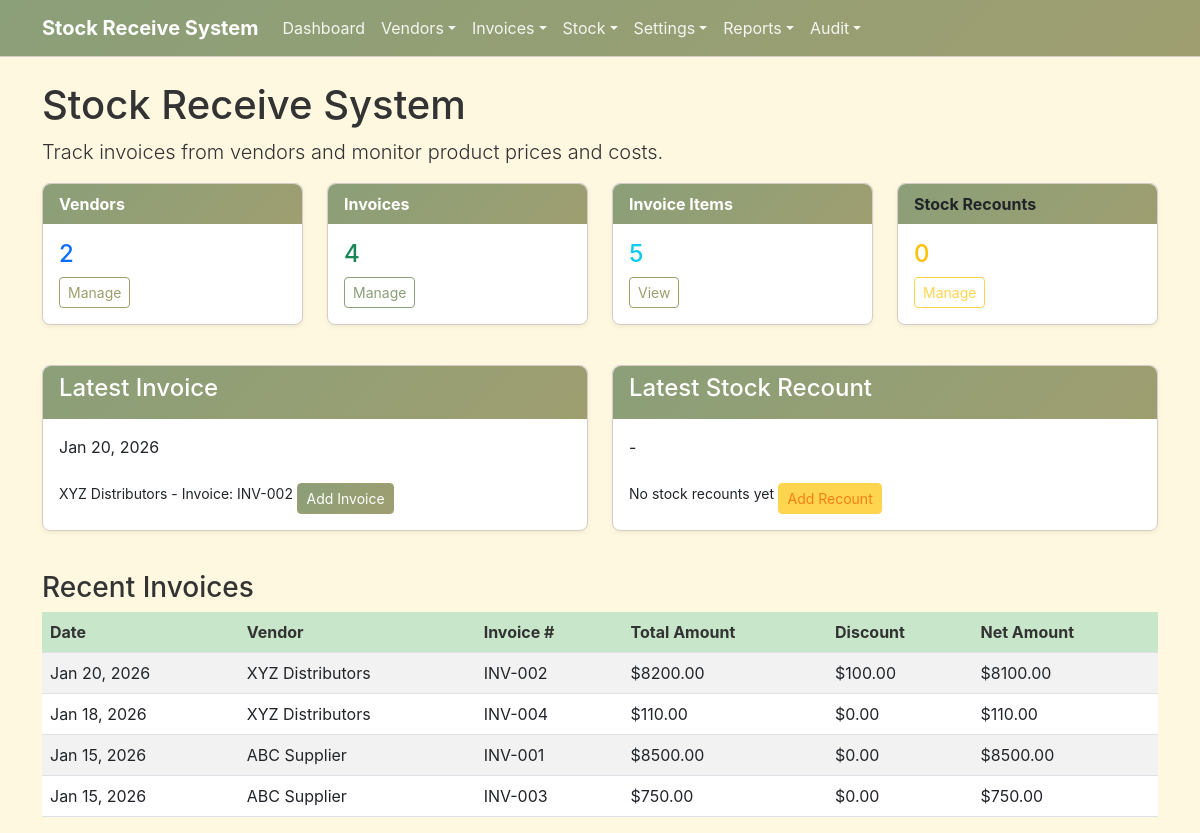
The page / on the database its author committed.
### tables this page shows
CREATE TABLE IF NOT EXISTS invoices (
    id INT AUTO_INCREMENT PRIMARY KEY,
    vendor_id INT NOT NULL,
    invoice_number VARCHAR(100),
    invoice_date DATE NOT NULL,
    total_amount DECIMAL(10,2) NOT NULL,
    discount DECIMAL(10,2) DEFAULT 0,
    received_date DATE NOT NULL,
    notes TEXT,
    created_at TIMESTAMP DEFAULT CURRENT_TIMESTAMP,
    updated_at TIMESTAMP DEFAULT CURRENT_TIMESTAMP ON UPDATE CURRENT_TIMESTAMP,
    FOREIGN KEY (vendor_id) REFERENCES vendors(id) ON DELETE CASCADE
);

CREATE TABLE IF NOT EXISTS vendors (
    id INT AUTO_INCREMENT PRIMARY KEY,
    name VARCHAR(255) NOT NULL,
    contact_info TEXT,
    address TEXT,
    created_at TIMESTAMP DEFAULT CURRENT_TIMESTAMP,
    updated_at TIMESTAMP DEFAULT CURRENT_TIMESTAMP ON UPDATE CURRENT_TIMESTAMP
);

### services/StatsService.php (called while the page is built, shortened)
<?php
require_once __DIR__ . '/config/database.php';
class StatsService {
    private $conn;
    public function __construct() {
        global $conn;
        $this->conn = $conn;
    }
    public function getDashboardStats() {
        $stats = [];
        $queries = [
            'vendors_count' => "SELECT COUNT(*) as count FROM vendors",
            'invoices_count' => "SELECT COUNT(*) as count FROM invoices",
            'invoice_items_count' => "SELECT COUNT(*) as count FROM invoice_items",
            'stock_recounts_count' => "SELECT COUNT(*) as count FROM stock_recounts",
            'latest_invoice' => "SELECT i.invoice_date, i.invoice_number, v.name as vendor_name, i.total_amount
                                FROM invoices i
                                JOIN vendors v ON i.vendor_id = v.id
                                ORDER BY i.invoice_date DESC LIMIT 1",
            'latest_stock_recount' => "SELECT recount_date, counted_by, notes
                                     FROM stock_recounts
                                     ORDER BY recount_date DESC LIMIT 1",
            'recent_invoices' => "SELECT i.*, v.name as vendor_name, (i.total_amount - i.discount) as net_amount
                                 FROM invoices i
                                 JOIN vendors v ON i.vendor_id = v.id
                                 ORDER BY i.invoice_date DESC
                                 LIMIT 5"
        ];
        foreach ($queries as $key => $sql) {
            $stmt = $this->conn->prepare($sql);
            $stmt->execute();
            $result = $stmt->get_result();
            if ($key === 'recent_invoices') {
                $stats[$key] = $result->fetch_all(MYSQLI_ASSOC);
            } else {
                $row = $result->fetch_assoc();
                $stats[$key] = $row ? $row['count'] ?? $row : null;
            }
        }
        return $stats;
    }
}
?>

### index.php (the view, shortened to what this page needs)
<?php
include 'config/database.php';
require_once 'services/StatsService.php';
include 'includes/header.php';
$statsService = new StatsService();
$dashboardStats = $statsService->getDashboardStats();
?>
<div class="row">
    <div class="col-md-12">
        <h1>Stock Receive System</h1>
        <p class="lead">Track invoices from vendors and monitor product prices and costs.</p>
    </div>
</div>
<div class="row">
    <div class="col-md-3">
        <div class="card mb-3">
            <div class="card-header bg-primary text-white">Vendors</div>
            <div class="card-body">
                <h4 class="card-title text-primary"><?php echo $dashboardStats['vendors_count']; ?></h4>
                <a href="vendors/index.php" class="btn btn-outline-primary btn-sm">Manage</a>
            </div>
        </div>
    </div>
    <div class="col-md-3">
        <div class="card mb-3">
            <div class="card-header bg-success text-white">Invoices</div>
            <div class="card-body">
                <h4 class="card-title text-success"><?php echo $dashboardStats['invoices_count']; ?></h4>
                <a href="invoices/index.php" class="btn btn-outline-success btn-sm">Manage</a>
            </div>
        </div>
    </div>
    <div class="col-md-3">
        <div class="card mb-3">
            <div class="card-header bg-info text-white">Invoice Items</div>
            <div class="card-body">
                <h4 class="card-title text-info"><?php echo $dashboardStats['invoice_items_count']; ?></h4>
                <a href="invoices/index.php" class="btn btn-outline-info btn-sm">View</a>
            </div>
        </div>
    </div>
    <div class="col-md-3">
        <div class="card mb-3">
            <div class="card-header bg-warning text-dark">Stock Recounts</div>
            <div class="card-body">
                <h4 class="card-title text-warning"><?php echo $dashboardStats['stock_recounts_count']; ?></h4>
                <a href="stock_recounts/index.php" class="btn btn-outline-warning btn-sm">Manage</a>
            </div>
        </div>
    </div>
</div>
<div class="row mt-4">
    <div class="col-md-6">
        <div class="card mb-3">
            <div class="card-header">
                <h4>Latest Invoice</h4>
            </div>
            <div class="card-body">
                <?php
                $latest = $dashboardStats['latest_invoice'];
                if($latest) {
                    echo "<p class='card-text'>".date('M j, Y', strtotime($latest['invoice_date']))."</p>";
                    echo "<small>".$latest['vendor_name']." - Invoice: ".($latest['invoice_number'] ?: 'N/A')."</small>";
                } else {
                    echo "<p class='card-text'>-</p>";
                    echo "<small>No invoices yet</small>";
                }
                ?>
                <a href="invoices/add.php" class="btn btn-primary btn-sm mt-2">Add Invoice</a>
            </div>
        </div>
    </div>
    <div class="col-md-6">
        <div class="card mb-3">
            <div class="card-header">
                <h4>Latest Stock Recount</h4>
            </div>
            <div class="card-body">
                <?php
                $latest = $dashboardStats['latest_stock_recount'];
                if($latest) {
                    echo "<p class='card-text'>".date('M j, Y', strtotime($latest['recount_date']))."</p>";
                    echo "<small>Counted by: ".($latest['counted_by'] ?: 'N/A')."</small>";
                } else {
                    echo "<p class='card-text'>-</p>";
                    echo "<small>No stock recounts yet</small>";
                }
                ?>
                <a href="stock_recounts/add.php" class="btn btn-warning btn-sm mt-2">Add Recount</a>
            </div>
        </div>
    </div>
</div>
<div class="row mt-4">
    <div class="col-md-12">
        <h3>Recent Invoices</h3>
        <table class="table table-striped">
            <thead>
                <tr>
                    <th>Date</th>
                    <th>Vendor</th>
                    <th>Invoice #</th>
                    <th>Total Amount</th>
                    <th>Discount</th>
                    <th>Net Amount</th>
                </tr>
            </thead>
            <tbody>
                <?php
                $recentInvoices = $dashboardStats['recent_invoices'];
                if(!empty($recentInvoices)) {
                    foreach($recentInvoices as $row) {
                        echo "<tr>";
                        echo "<td>".date('M j, Y', strtotime($row['invoice_date']))."</td>";
                        echo "<td>".$row['vendor_name']."</td>";
                        echo "<td>".($row['invoice_number'] ?: 'N/A')."</td>";
                        echo "<td>$".$row['total_amount']."</td>";
                        echo "<td>$".$row['discount']."</td>";
                        echo "<td>$".$row['net_amount']."</td>";
                        echo "</tr>";
                    }
                } else {
                    echo "<tr><td colspan='6' class='text-center'>No invoices found</td></tr>";
                }
                ?>
            </tbody>
        </table>
    </div>
</div>
<?php
include 'includes/footer.php';
?>

### css/style.css (style rules this page uses)
:root { --earth-green: #8B9F78; --earth-brown: #A1887F; --earth-tan: #D7CCC8; --earth-beige: #EFEBE0; --earth-olive: #9E9E70; --earth-cream: #FFF8E1; --earth-terracotta: #D7CCC8; --earth-sage: #AEC6A9; --pastel-green: #C8E6C9; --pastel-brown: #D7CCC8; --pastel-olive: #DCEDC8; --pastel-cream: #FFFDE7; --pastel-terracotta: #FBE9E7; --accent-gold: #FFD54F; --accent-coral: #FFAB91; --accent-mint: #A7FFEB; }
body { font-family: -apple-system, BlinkMacSystemFont, 'Segoe UI', Roboto, Oxygen, Ubuntu, Cantarell, 'Open Sans', 'Helvetica Neue', Arial, sans-serif; background-color: var(--earth-cream); color: #333; }
.card { margin-bottom: 20px; box-shadow: 0 0.125rem 0.25rem rgba(139, 159, 120, 0.15); border: 1px solid var(--earth-tan); border-radius: 8px; }
.card-header { font-weight: bold; border-radius: 8px 8px 0 0 !important; }
.table th { background-color: var(--pastel-green); color: #333; font-weight: bold; }
.table td { background-color: white; }
.btn-primary { background-color: var(--earth-green); border-color: var(--earth-green); color: white; }
.btn-outline-primary { color: var(--earth-green); border-color: var(--earth-green); }
.card { margin-bottom: 20px; box-shadow: 0 0.125rem 0.25rem rgba(139, 159, 120, 0.15); border: 1px solid var(--earth-tan); border-radius: 8px; background-color: white; }
.card-header { background: linear-gradient(135deg, var(--earth-green), var(--earth-olive)); color: white; font-weight: bold; border-radius: 8px 8px 0 0 !important; border: none; }
.btn-primary { background: linear-gradient(135deg, var(--earth-green), var(--earth-olive)); border-color: var(--earth-olive); color: white; border-radius: 4px; }
.btn-warning { background-color: var(--accent-gold); border-color: var(--accent-gold); color: #F57F17; border-radius: 4px; }
.btn-outline-primary { color: var(--earth-olive); border-color: var(--earth-olive); }
.btn-outline-success { color: var(--earth-green); border-color: var(--earth-green); }
.btn-outline-info { color: var(--earth-olive); border-color: var(--earth-olive); }
.btn-outline-warning { color: var(--accent-gold); border-color: var(--accent-gold); }

### rows shown on the page
invoices: invoice_date "Jan 20, 2026", vendor.name "XYZ Distributors", invoice_number "INV-002", total_amount "8200.00", discount "100.00", net_amount "8100.00"
invoices: invoice_date "Jan 18, 2026", vendor.name "XYZ Distributors", invoice_number "INV-004", total_amount "110.00", discount "0.00", net_amount "110.00"
invoices: invoice_date "Jan 15, 2026", vendor.name "ABC Supplier", invoice_number "INV-001", total_amount "8500.00", discount "0.00", net_amount "8500.00"
invoices: invoice_date "Jan 15, 2026", vendor.name "ABC Supplier", invoice_number "INV-003", total_amount "750.00", discount "0.00", net_amount "750.00"

### other values the page prints
$dashboardStats['vendors_count'] "2"
$dashboardStats['invoices_count'] "4"
$dashboardStats['invoice_items_count'] "5"
$dashboardStats['stock_recounts_count'] "0"
